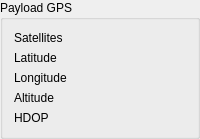
    <widget class="QGroupBox" name="groupBox_3">
     <property name="title">
      <string>Payload GPS</string>
     </property>
     <layout class="QGridLayout" name="gridLayout_18">
      <item row="3" column="0">
       <widget class="QLabel" name="pl_latitude_label">
        <property name="text">
         <string>Latitude</string>
        </property>
       </widget>
      </item>
      <item row="2" column="2">
       <widget class="QLabel" name="pl_sat_nbr_panel">
        <property name="text">
         <string/>
        </property>
       </widget>
      </item>
      <item row="3" column="2">
       <widget class="QLabel" name="pl_latitude_panel">
        <property name="text">
         <string/>
        </property>
       </widget>
      </item>
      <item row="2" column="0">
       <widget class="QLabel" name="pl_satellites_label">
        <property name="text">
         <string>Satellites</string>
        </property>
       </widget>
      </item>
      <item row="4" column="0">
       <widget class="QLabel" name="pl_longitude_label">
        <property name="text">
         <string>Longitude</string>
        </property>
       </widget>
      </item>
      <item row="4" column="2">
       <widget class="QLabel" name="pl_longitude_panel">
        <property name="text">
         <string/>
        </property>
       </widget>
      </item>
      <item row="5" column="0">
       <widget class="QLabel" name="pl_gps_altitude_label">
        <property name="text">
         <string>Altitude</string>
        </property>
       </widget>
      </item>
      <item row="5" column="2">
       <widget class="QLabel" name="pl_gps_altitude_panel">
        <property name="text">
         <string/>
        </property>
       </widget>
      </item>
      <item row="6" column="0">
       <widget class="QLabel" name="pl_hdop_label">
        <property name="text">
         <string>HDOP</string>
        </property>
       </widget>
      </item>
      <item row="6" column="2">
       <widget class="QLabel" name="pl_hdop_panel">
        <property name="text">
         <string/>
        </property>
       </widget>
      </item>
     </layout>
    </widget>
